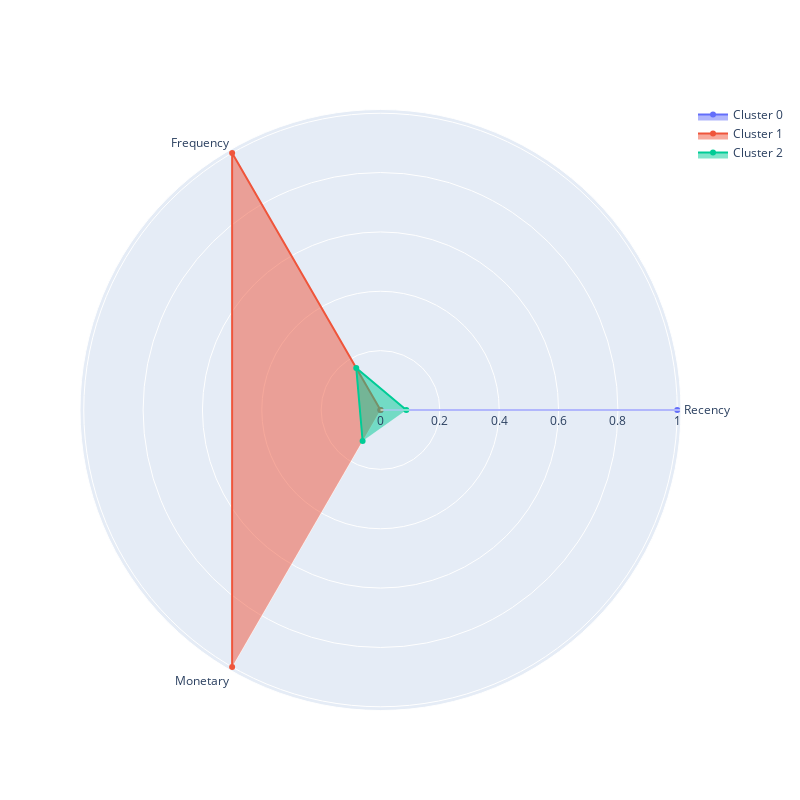

Notebook cell for this chart:
### Markdown cell above
### Задание 5.8

Визуализируйте профили кластеров в виде полярной диаграммы на основе средних RFM-характеристик, вычисленных для каждого кластера. 

Проанализируйте кластеры и на основе анализа сопоставьте номер кластера и его описание.

Описание кластера:
*  **1** - Кластер соответствует «лояльным» клиентам, которые приносят наибольший доход, совершают покупки чаще всего, а давность их последней покупки наименьшая.
*  **2** - Кластер соответствует «промежуточным» клиентам, которые являются активными, но покупают не так часто и много, как лояльные клиенты. В то же время эти клиенты не являются «потерянными».
*  **0** - Кластер соответствует «потерянным» клиентам, которые купили меньше всего товара, и их последняя покупка была совершена очень давно.

### Code cell
plot_cluster_profile(grouped_data, 3)

### Figure 1 — Plotly figure (JSON) as saved in the notebook; plotly's stock layout.template omitted (floating-point values rounded to 4 significant figures)
{"data": [{"fill": "toself", "name": "Cluster 0", "r": [1, 0, 0], "theta": ["Recency", "Frequency", "Monetary"], "type": "scatterpolar"}, {"fill": "toself", "name": "Cluster 1", "r": [0, 1, 1], "theta": ["Recency", "Frequency", "Monetary"], "type": "scatterpolar"}, {"fill": "toself", "name": "Cluster 2", "r": [0.08702, 0.1634, 0.1205], "theta": ["Recency", "Frequency", "Monetary"], "type": "scatterpolar"}], "layout": {"autosize": false, "height": 800, "showlegend": true, "width": 800}}
